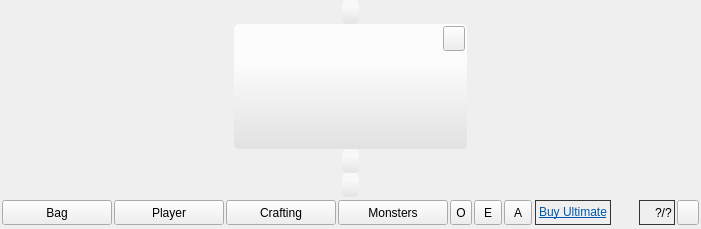
       <widget class="QWidget" name="page_map">
        <layout class="QVBoxLayout" name="verticalLayout_4">
         <property name="spacing">
          <number>0</number>
         </property>
         <property name="leftMargin">
          <number>0</number>
         </property>
         <property name="topMargin">
          <number>0</number>
         </property>
         <property name="rightMargin">
          <number>0</number>
         </property>
         <property name="bottomMargin">
          <number>0</number>
         </property>
         <item>
          <layout class="QHBoxLayout" name="horizontalLayout_16">
           <item>
            <spacer name="horizontalSpacer_13">
             <property name="orientation">
              <enum>Qt::Horizontal</enum>
             </property>
             <property name="sizeHint" stdset="0">
              <size>
               <width>40</width>
               <height>20</height>
              </size>
             </property>
            </spacer>
           </item>
           <item>
            <widget class="QLabel" name="gain">
             <property name="styleSheet">
              <string notr="true">#gain {
background-color: qlineargradient(spread:pad, x1:0, y1:0.3, x2:0, y2:1, stop:0 rgba(255, 255, 255, 150), stop:1 rgba(221, 221, 221, 150));
border-color: rgb(204, 204, 204);
border-radius: 5px;
padding:5px;
color: rgb(0, 0, 0);
}</string>
             </property>
            </widget>
           </item>
           <item>
            <spacer name="horizontalSpacer_14">
             <property name="orientation">
              <enum>Qt::Horizontal</enum>
             </property>
             <property name="sizeHint" stdset="0">
              <size>
               <width>40</width>
               <height>20</height>
              </size>
             </property>
            </spacer>
           </item>
          </layout>
         </item>
         <item>
          <spacer name="verticalSpacer_5">
           <property name="orientation">
            <enum>Qt::Vertical</enum>
           </property>
           <property name="sizeHint" stdset="0">
            <size>
             <width>0</width>
             <height>0</height>
            </size>
           </property>
          </spacer>
         </item>
         <item>
          <layout class="QHBoxLayout" name="horizontalLayout_18">
           <item>
            <spacer name="horizontalSpacer_11">
             <property name="orientation">
              <enum>Qt::Horizontal</enum>
             </property>
             <property name="sizeHint" stdset="0">
              <size>
               <width>40</width>
               <height>20</height>
              </size>
             </property>
            </spacer>
           </item>
           <item>
            <widget class="QFrame" name="IG_dialog">
             <property name="minimumSize">
              <size>
               <width>100</width>
               <height>100</height>
              </size>
             </property>
             <property name="styleSheet">
              <string notr="true">#IG_dialog {
background-color: qlineargradient(spread:pad, x1:0, y1:0.3, x2:0, y2:1, stop:0 rgba(255, 255, 255, 200), stop:1 rgba(221, 221, 221, 200));
border-color: rgb(204, 204, 204);
border-radius: 5px;
}</string>
             </property>
             <layout class="QVBoxLayout" name="verticalLayout_5">
              <property name="spacing">
               <number>2</number>
              </property>
              <property name="leftMargin">
               <number>2</number>
              </property>
              <property name="topMargin">
               <number>2</number>
              </property>
              <property name="rightMargin">
               <number>2</number>
              </property>
              <property name="bottomMargin">
               <number>2</number>
              </property>
              <item>
               <layout class="QHBoxLayout" name="horizontalLayout_19">
                <item>
                 <spacer name="horizontalSpacer_55">
                  <property name="orientation">
                   <enum>Qt::Horizontal</enum>
                  </property>
                  <property name="sizeHint" stdset="0">
                   <size>
                    <width>40</width>
                    <height>20</height>
                   </size>
                  </property>
                 </spacer>
                </item>
                <item>
                 <widget class="QLabel" name="IG_dialog_name">
                  <property name="minimumSize">
                   <size>
                    <width>20</width>
                    <height>0</height>
                   </size>
                  </property>
                  <property name="styleSheet">
                   <string notr="true">padding-left:22px;color: rgb(0, 0, 0);</string>
                  </property>
                 </widget>
                </item>
                <item>
                 <spacer name="horizontalSpacer_17">
                  <property name="orientation">
                   <enum>Qt::Horizontal</enum>
                  </property>
                  <property name="sizeHint" stdset="0">
                   <size>
                    <width>40</width>
                    <height>20</height>
                   </size>
                  </property>
                 </spacer>
                </item>
                <item>
                 <widget class="QToolButton" name="close_IG_dialog">
                  <property name="minimumSize">
                   <size>
                    <width>22</width>
                    <height>25</height>
                   </size>
                  </property>
                  <property name="maximumSize">
                   <size>
                    <width>22</width>
                    <height>25</height>
                   </size>
                  </property>
                  <property name="styleSheet">
                   <string notr="true">QToolButton::hover {
background-position:left center;
}
QToolButton::pressed {
background-position:left bottom;
}
QToolButton { 
background-image: url(:/images/interface/quit.png);
border-image: url(:/images/empty.png);
}</string>
                  </property>
                 </widget>
                </item>
               </layout>
              </item>
              <item>
               <spacer name="verticalSpacer_9">
                <property name="orientation">
                 <enum>Qt::Vertical</enum>
                </property>
                <property name="sizeHint" stdset="0">
                 <size>
                  <width>20</width>
                  <height>40</height>
                 </size>
                </property>
               </spacer>
              </item>
              <item>
               <widget class="QLabel" name="IG_dialog_text">
                <property name="styleSheet">
                 <string notr="true">#IG_dialog_text{color: rgb(0, 0, 0);}</string>
                </property>
                <property name="textFormat">
                 <enum>Qt::RichText</enum>
                </property>
                <property name="wordWrap">
                 <bool>true</bool>
                </property>
               </widget>
              </item>
              <item>
               <spacer name="verticalSpacer_10">
                <property name="orientation">
                 <enum>Qt::Vertical</enum>
                </property>
                <property name="sizeHint" stdset="0">
                 <size>
                  <width>20</width>
                  <height>40</height>
                 </size>
                </property>
               </spacer>
              </item>
             </layout>
            </widget>
           </item>
           <item>
            <spacer name="horizontalSpacer_12">
             <property name="orientation">
              <enum>Qt::Horizontal</enum>
             </property>
             <property name="sizeHint" stdset="0">
              <size>
               <width>40</width>
               <height>20</height>
              </size>
             </property>
            </spacer>
           </item>
          </layout>
         </item>
         <item>
          <spacer name="verticalSpacer_8">
           <property name="orientation">
            <enum>Qt::Vertical</enum>
           </property>
           <property name="sizeHint" stdset="0">
            <size>
             <width>0</width>
             <height>0</height>
            </size>
           </property>
          </spacer>
         </item>
         <item>
          <layout class="QHBoxLayout" name="horizontalLayout_persistant_tip">
           <item>
            <spacer name="horizontalSpacer_18">
             <property name="orientation">
              <enum>Qt::Horizontal</enum>
             </property>
             <property name="sizeHint" stdset="0">
              <size>
               <width>40</width>
               <height>20</height>
              </size>
             </property>
            </spacer>
           </item>
           <item>
            <widget class="QLabel" name="tip">
             <property name="styleSheet">
              <string notr="true">#tip { background-color: qlineargradient(spread:pad, x1:0, y1:0.3, x2:0, y2:1, stop:0 rgba(255, 255, 255, 150), stop:1 rgba(221, 221, 221, 150));
border-color: rgb(204, 204, 204);
border-radius: 5px;
padding:5px;
color: rgb(0, 0, 0);
}</string>
             </property>
            </widget>
           </item>
           <item>
            <spacer name="horizontalSpacer_19">
             <property name="orientation">
              <enum>Qt::Horizontal</enum>
             </property>
             <property name="sizeHint" stdset="0">
              <size>
               <width>40</width>
               <height>20</height>
              </size>
             </property>
            </spacer>
           </item>
          </layout>
         </item>
         <item>
          <layout class="QHBoxLayout" name="horizontalLayout_17">
           <item>
            <spacer name="horizontalSpacer_15">
             <property name="orientation">
              <enum>Qt::Horizontal</enum>
             </property>
             <property name="sizeHint" stdset="0">
              <size>
               <width>40</width>
               <height>20</height>
              </size>
             </property>
            </spacer>
           </item>
           <item>
            <widget class="QLabel" name="persistant_tip">
             <property name="styleSheet">
              <string notr="true">#persistant_tip { background-color: qlineargradient(spread:pad, x1:0, y1:0.3, x2:0, y2:1, stop:0 rgba(255, 255, 255, 150), stop:1 rgba(221, 221, 221, 150));
border-color: rgb(204, 204, 204);
border-radius: 5px;
padding:5px;
color: rgb(0, 0, 0);
}</string>
             </property>
            </widget>
           </item>
           <item>
            <spacer name="horizontalSpacer_16">
             <property name="orientation">
              <enum>Qt::Horizontal</enum>
             </property>
             <property name="sizeHint" stdset="0">
              <size>
               <width>40</width>
               <height>20</height>
              </size>
             </property>
            </spacer>
           </item>
          </layout>
         </item>
         <item>
          <widget class="QFrame" name="frame_main_display_bottom">
           <property name="minimumSize">
            <size>
             <width>0</width>
             <height>32</height>
            </size>
           </property>
           <property name="maximumSize">
            <size>
             <width>16777215</width>
             <height>32</height>
            </size>
           </property>
           <property name="styleSheet">
            <string notr="true">#frame_main_display_bottom{background-image: url(:/images/interface/baroption.png);}</string>
           </property>
           <layout class="QHBoxLayout" name="horizontalLayout_64">
            <property name="spacing">
             <number>0</number>
            </property>
            <property name="leftMargin">
             <number>0</number>
            </property>
            <property name="topMargin">
             <number>0</number>
            </property>
            <property name="rightMargin">
             <number>0</number>
            </property>
            <property name="bottomMargin">
             <number>0</number>
            </property>
            <item>
             <layout class="QHBoxLayout" name="horizontalLayout_10">
              <property name="spacing">
               <number>2</number>
              </property>
              <property name="leftMargin">
               <number>2</number>
              </property>
              <property name="topMargin">
               <number>2</number>
              </property>
              <property name="rightMargin">
               <number>2</number>
              </property>
              <property name="bottomMargin">
               <number>2</number>
              </property>
              <item>
               <widget class="QPushButton" name="pushButton_interface_bag">
                <property name="minimumSize">
                 <size>
                  <width>110</width>
                  <height>25</height>
                 </size>
                </property>
                <property name="maximumSize">
                 <size>
                  <width>110</width>
                  <height>25</height>
                 </size>
                </property>
                <property name="text">
                 <string>Bag</string>
                </property>
               </widget>
              </item>
              <item>
               <widget class="QPushButton" name="pushButton_interface_trainer">
                <property name="minimumSize">
                 <size>
                  <width>110</width>
                  <height>25</height>
                 </size>
                </property>
                <property name="maximumSize">
                 <size>
                  <width>110</width>
                  <height>25</height>
                 </size>
                </property>
                <property name="text">
                 <string>Player</string>
                </property>
               </widget>
              </item>
              <item>
               <widget class="QPushButton" name="pushButton_interface_crafting">
                <property name="minimumSize">
                 <size>
                  <width>110</width>
                  <height>25</height>
                 </size>
                </property>
                <property name="maximumSize">
                 <size>
                  <width>110</width>
                  <height>25</height>
                 </size>
                </property>
                <property name="text">
                 <string>Crafting</string>
                </property>
               </widget>
              </item>
              <item>
               <widget class="QPushButton" name="pushButton_interface_monsters">
                <property name="minimumSize">
                 <size>
                  <width>110</width>
                  <height>25</height>
                 </size>
                </property>
                <property name="maximumSize">
                 <size>
                  <width>110</width>
                  <height>25</height>
                 </size>
                </property>
                <property name="text">
                 <string>Monsters</string>
                </property>
               </widget>
              </item>
              <item>
               <widget class="QToolButton" name="toolButtonOptions">
                <property name="minimumSize">
                 <size>
                  <width>22</width>
                  <height>25</height>
                 </size>
                </property>
                <property name="maximumSize">
                 <size>
                  <width>22</width>
                  <height>25</height>
                 </size>
                </property>
                <property name="toolTip">
                 <string>Options</string>
                </property>
                <property name="text">
                 <string>O</string>
                </property>
               </widget>
              </item>
              <item>
               <widget class="QToolButton" name="toolButtonEncyclopedia">
                <property name="minimumSize">
                 <size>
                  <width>28</width>
                  <height>25</height>
                 </size>
                </property>
                <property name="maximumSize">
                 <size>
                  <width>28</width>
                  <height>25</height>
                 </size>
                </property>
                <property name="toolTip">
                 <string>Encyclopedia</string>
                </property>
                <property name="text">
                 <string>E</string>
                </property>
               </widget>
              </item>
              <item>
               <widget class="QToolButton" name="toolButtonAdmin">
                <property name="minimumSize">
                 <size>
                  <width>28</width>
                  <height>25</height>
                 </size>
                </property>
                <property name="maximumSize">
                 <size>
                  <width>28</width>
                  <height>25</height>
                 </size>
                </property>
                <property name="toolTip">
                 <string>Admin</string>
                </property>
                <property name="text">
                 <string>A</string>
                </property>
               </widget>
              </item>
              <item>
               <spacer name="horizontalSpacer_main_display_tools">
                <property name="orientation">
                 <enum>Qt::Horizontal</enum>
                </property>
                <property name="sizeHint" stdset="0">
                 <size>
                  <width>1</width>
                  <height>20</height>
                 </size>
                </property>
               </spacer>
              </item>
              <item>
               <widget class="QLabel" name="label_ultimate">
                <property name="sizePolicy">
                 <sizepolicy hsizetype="Minimum" vsizetype="Minimum">
                  <horstretch>0</horstretch>
                  <verstretch>0</verstretch>
                 </sizepolicy>
                </property>
                <property name="minimumSize">
                 <size>
                  <width>0</width>
                  <height>25</height>
                 </size>
                </property>
                <property name="maximumSize">
                 <size>
                  <width>16777215</width>
                  <height>25</height>
                 </size>
                </property>
                <property name="styleSheet">
                 <string notr="true">#label_ultimate
{
border: 1px solid #343434;
background-image: url(:/images/light-white.png);
}</string>
                </property>
                <property name="text">
                 <string>&lt;html&gt;&lt;head/&gt;&lt;body&gt;&lt;p&gt;&lt;a href=&quot;https://shop.first-world.info/en/&quot;&gt;&lt;span style=&quot; text-decoration: underline; color:#0057ae;&quot;&gt;Buy Ultimate&lt;/span&gt;&lt;/a&gt;&lt;/p&gt;&lt;/body&gt;&lt;/html&gt;</string>
                </property>
                <property name="openExternalLinks">
                 <bool>true</bool>
                </property>
               </widget>
              </item>
              <item>
               <widget class="QLabel" name="labelSlow">
                <property name="minimumSize">
                 <size>
                  <width>24</width>
                  <height>16</height>
                 </size>
                </property>
                <property name="maximumSize">
                 <size>
                  <width>24</width>
                  <height>16</height>
                 </size>
                </property>
                <property name="pixmap">
                 <pixmap resource="../../resources/client-resources-multi.qrc">:/images/multi/slow.png</pixmap>
                </property>
               </widget>
              </item>
              <item>
               <widget class="QFrame" name="frame_main_display_interface_player">
                <property name="minimumSize">
                 <size>
                  <width>25</width>
                  <height>25</height>
                 </size>
                </property>
                <property name="maximumSize">
                 <size>
                  <width>16777215</width>
                  <height>25</height>
                 </size>
                </property>
                <property name="styleSheet">
                 <string notr="true">#frame_main_display_interface_player
{
border: 1px solid #343434;
background-image: url(:/images/light-white.png);
}</string>
                </property>
                <layout class="QHBoxLayout" name="horizontalLayout_11">
                 <property name="leftMargin">
                  <number>2</number>
                 </property>
                 <property name="topMargin">
                  <number>0</number>
                 </property>
                 <property name="rightMargin">
                  <number>2</number>
                 </property>
                 <property name="bottomMargin">
                  <number>0</number>
                 </property>
                 <item>
                  <widget class="QLabel" name="label_interface_player_img">
                   <property name="minimumSize">
                    <size>
                     <width>0</width>
                     <height>23</height>
                    </size>
                   </property>
                   <property name="maximumSize">
                    <size>
                     <width>16777215</width>
                     <height>23</height>
                    </size>
                   </property>
                   <property name="styleSheet">
                    <string notr="true">border: 0px;
background-image: url(:/images/empty.png);</string>
                   </property>
                   <property name="pixmap">
                    <pixmap>:/images/interface/player.png</pixmap>
                   </property>
                  </widget>
                 </item>
                 <item>
                  <widget class="QLabel" name="label_interface_number_of_player">
                   <property name="styleSheet">
                    <string notr="true">border: 0px;
background-image: url(:/images/empty.png);
color: rgb(0, 0, 0);</string>
                   </property>
                   <property name="text">
                    <string notr="true">?/?</string>
                   </property>
                  </widget>
                 </item>
                </layout>
               </widget>
              </item>
              <item>
               <widget class="QToolButton" name="toolButton_interface_quit">
                <property name="minimumSize">
                 <size>
                  <width>22</width>
                  <height>25</height>
                 </size>
                </property>
                <property name="maximumSize">
                 <size>
                  <width>22</width>
                  <height>25</height>
                 </size>
                </property>
                <property name="toolTip">
                 <string>Quit</string>
                </property>
                <property name="styleSheet">
                 <string notr="true">QToolButton::hover {
background-position:left center;
}
QToolButton::pressed {
background-position:left bottom;
}
QToolButton { 
background-image: url(:/images/interface/quit.png);
border-image: url(:/images/empty.png);
}</string>
                </property>
               </widget>
              </item>
             </layout>
            </item>
           </layout>
          </widget>
         </item>
        </layout>
       </widget>
